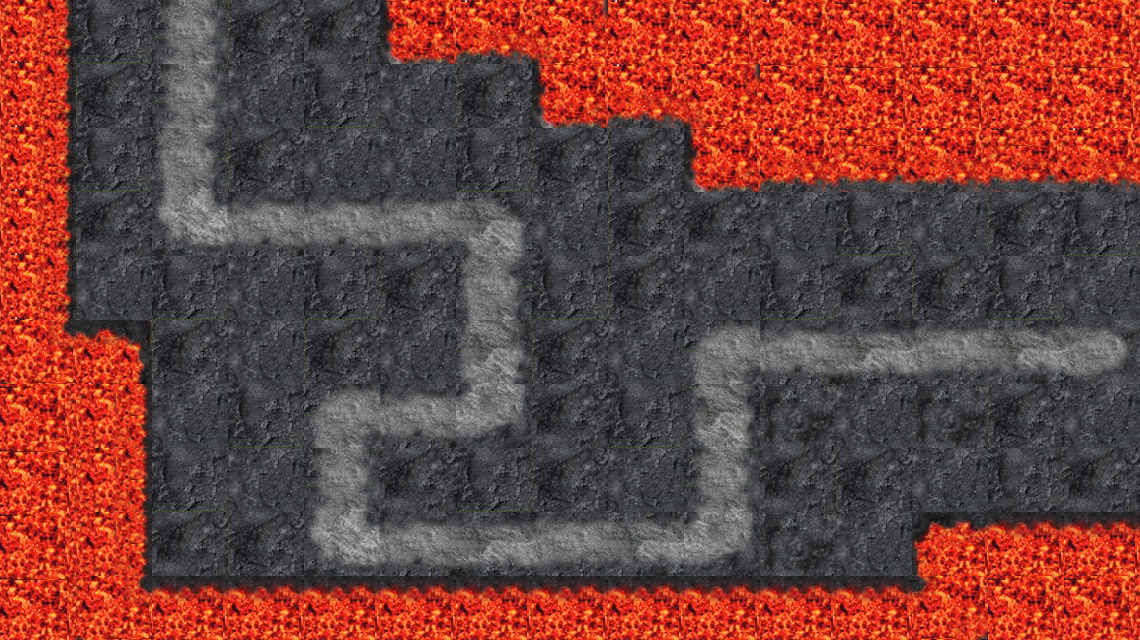

A level layout from a 2D game, rendered from its tile map. Below: a short description, then the map file with tile-grid data replaced by summaries:
An orthogonal 15x10 tile map with 76x64 px tiles, 1 tile layer (Tile Layer 1).

<map version="1.0" orientation="orthogonal" width="15" height="10" tilewidth="76" tileheight="64">
 <tileset firstgid="1" name="sample_2" tilewidth="76" tileheight="64">
  <image source="Tile samples/sample_2.png" width="1216" height="1024" />
 </tileset>
 <layer name="Tile Layer 1" width="15" height="10">
  <data>[150 cells, 150 non-empty, 35 distinct tile ids]</data>
 </layer>
</map>
